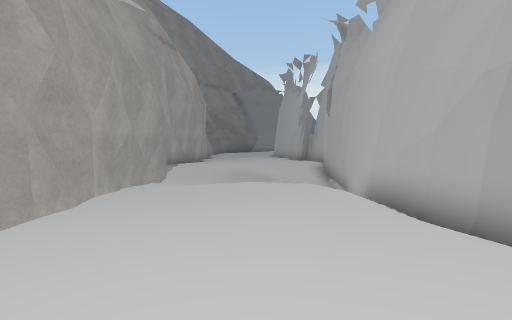
[1] (above)

15 first-person views from a walk through a scene from a Unity 3-D project. The camera is 1.2 m above the floor, tilts 4° down and sees 80° across. The floor is counted in squares, 1 m on a side. Each view is taken from the middle of a square. On the plan, view 1 faces up. The plan holds only what a view shows up to about 13 squares ahead; the rest is blank. The place goes on beyond the plan. Some animated figures are left out. Some surface patterns are stand-ins.

[2]
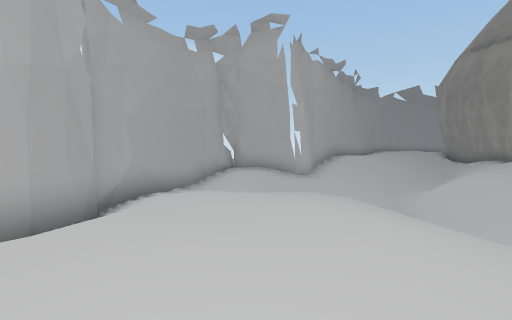

[3]
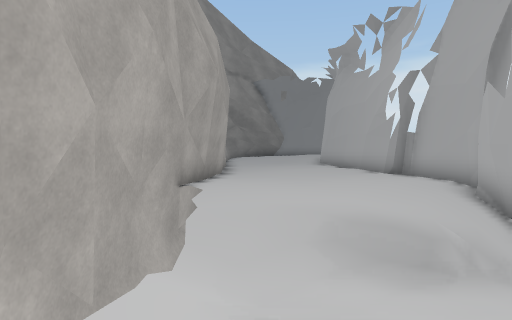

[4]
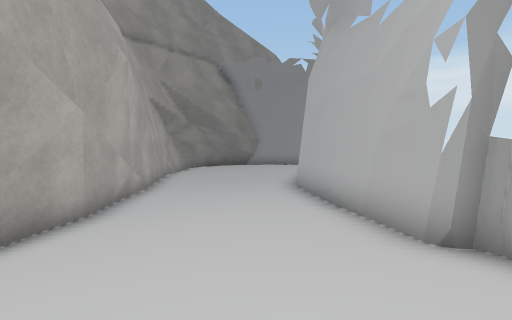

[5]
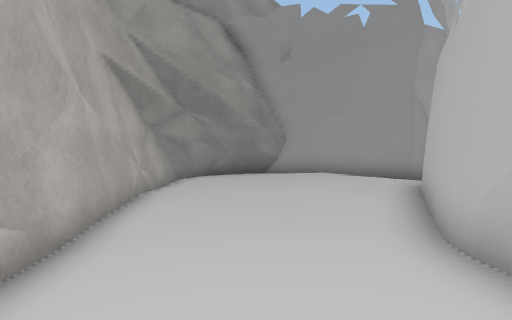

[6]
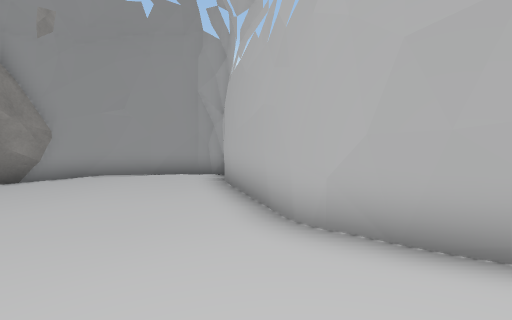

[7]
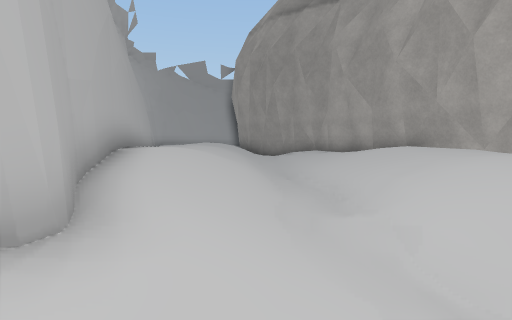

[8]
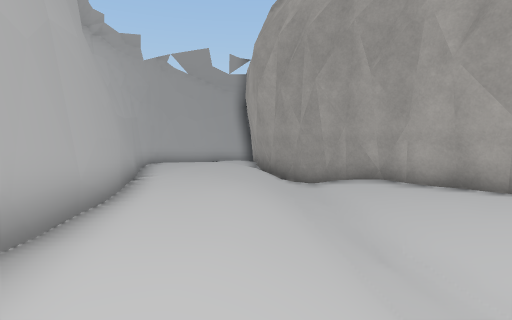

[9]
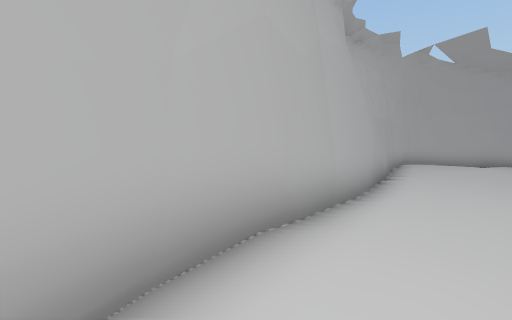

[10]
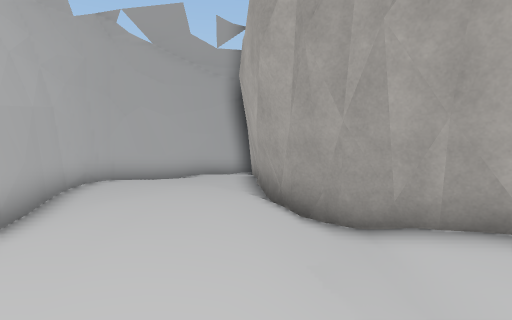

[11]
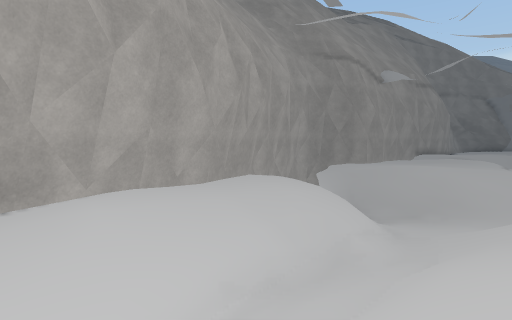

[12]
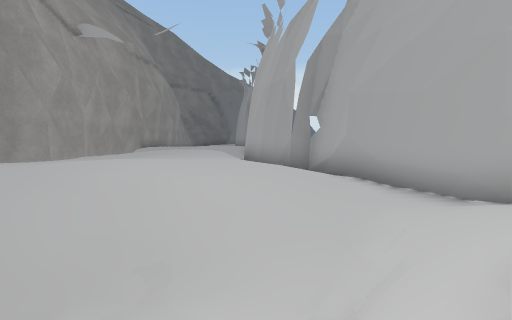

[13]
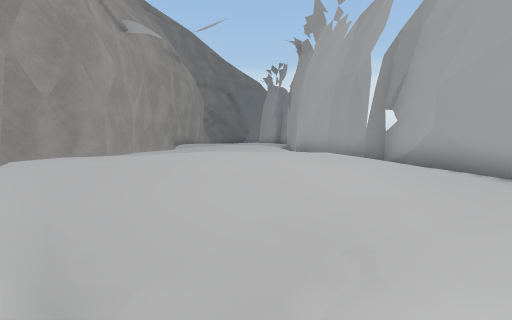

[14]
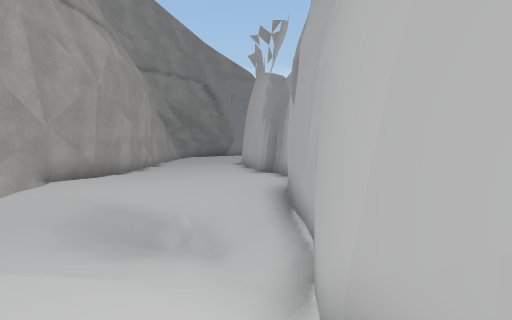

[15]
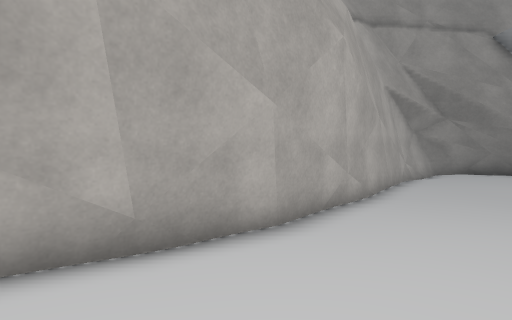

### Floor plan
Key: @ floor where view 1 was taken; # wall or solid block; . main floor; : floor 0.25 m higher than the main floor; - floor 0.25 m lower than the main floor; _ floor 0.5 m lower than the main floor; < floor 0.75 m lower than the main floor; ( floor 1 m lower than the main floor; / step, stairs or slope; v drop or lower ground.
Columns run from 4 left of view 1 to 9 right of it. Each row starts with its distance up from view 1.
 30  ######
 29 ###...###
 28 #-..... #
 27 #-..... #
 26 #-......
 25 #-.....#
 24 #-....##
 23 #-....#
 22 #---.##
 21 ##-..#
 20 ##...##
 19  #....#
 18  #....#
 17  #...:#
 16 ##....##
 15 ##...:.#
 14 #...:::#
 13 #::::::#
 12 # ::::/#
 11 # ::://#
 10   /#v#/#
  9 # /__/<#
  8 # / ///#
  7 #..:://#
  6 #../::/#
  5 #....:.#
  4  ......##
  3  ....../##
  2  ...:::./##
  1  ...:::./-#
  0  -//@..//-##
 -1   /////////#
 -2   //// ////#
 -3    ///((/###
 -4    //////#
 -5    ///(//#
 -6    ://<//#
 -7    ://<//##
 -8    ://///:#
 -9   #://<//:#
-10   #:/#<//:#
-11   #://<//:##
-12   #://<//::#
-13   ##.////::#
-14    # /_//::#
-15    ##/_//::##
-16     ##///::.#
-17      ##//:::#
-18       ###:::##
-19        ##:::##
-20         #::::#
-21         #...##
-22         #..##
-23         #.##
-24          ##

Positions as (right, up) in squares from view 1, and headings:
1: (0, 0), facing up
2: (-2, 5), facing down-right
3: (-2, 6), facing up
4: (0, 12), facing up
5: (-1, 18), facing up
6: (-2, 19), facing up-right
7: (3, -2), facing down
8: (4, -7), facing down
9: (4, -7), facing down-right
10: (4, -12), facing down
11: (4, -12), facing up-left
12: (3, -5), facing up
13: (1, -5), facing up
14: (2, 5), facing up
15: (0, 14), facing up-left
